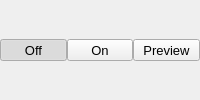
                  <widget class="QFrame" name="toolButtonDualIso">
                   <layout class="QHBoxLayout" name="horizontalLayout">
                    <property name="spacing">
                     <number>0</number>
                    </property>
                    <property name="leftMargin">
                     <number>0</number>
                    </property>
                    <property name="topMargin">
                     <number>0</number>
                    </property>
                    <property name="rightMargin">
                     <number>0</number>
                    </property>
                    <property name="bottomMargin">
                     <number>0</number>
                    </property>
                    <item>
                     <widget class="ColorToolButton" name="toolButtonDualIsoOff">
                      <property name="sizePolicy">
                       <sizepolicy hsizetype="Preferred" vsizetype="Fixed">
                        <horstretch>0</horstretch>
                        <verstretch>0</verstretch>
                       </sizepolicy>
                      </property>
                      <property name="font">
                       <font>
                        <pointsize>10</pointsize>
                       </font>
                      </property>
                      <property name="text">
                       <string>Off</string>
                      </property>
                      <property name="checkable">
                       <bool>true</bool>
                      </property>
                      <property name="checked">
                       <bool>true</bool>
                      </property>
                      <property name="autoExclusive">
                       <bool>true</bool>
                      </property>
                     </widget>
                    </item>
                    <item>
                     <widget class="ColorToolButton" name="toolButtonDualIsoOn">
                      <property name="sizePolicy">
                       <sizepolicy hsizetype="Preferred" vsizetype="Fixed">
                        <horstretch>0</horstretch>
                        <verstretch>0</verstretch>
                       </sizepolicy>
                      </property>
                      <property name="font">
                       <font>
                        <pointsize>10</pointsize>
                       </font>
                      </property>
                      <property name="text">
                       <string>On</string>
                      </property>
                      <property name="checkable">
                       <bool>true</bool>
                      </property>
                      <property name="autoExclusive">
                       <bool>true</bool>
                      </property>
                     </widget>
                    </item>
                    <item>
                     <widget class="ColorToolButton" name="toolButtonDualIsoPreview">
                      <property name="sizePolicy">
                       <sizepolicy hsizetype="Preferred" vsizetype="Fixed">
                        <horstretch>0</horstretch>
                        <verstretch>0</verstretch>
                       </sizepolicy>
                      </property>
                      <property name="font">
                       <font>
                        <pointsize>10</pointsize>
                       </font>
                      </property>
                      <property name="text">
                       <string>Preview</string>
                      </property>
                      <property name="checkable">
                       <bool>true</bool>
                      </property>
                      <property name="autoExclusive">
                       <bool>true</bool>
                      </property>
                     </widget>
                    </item>
                   </layout>
                  </widget>
